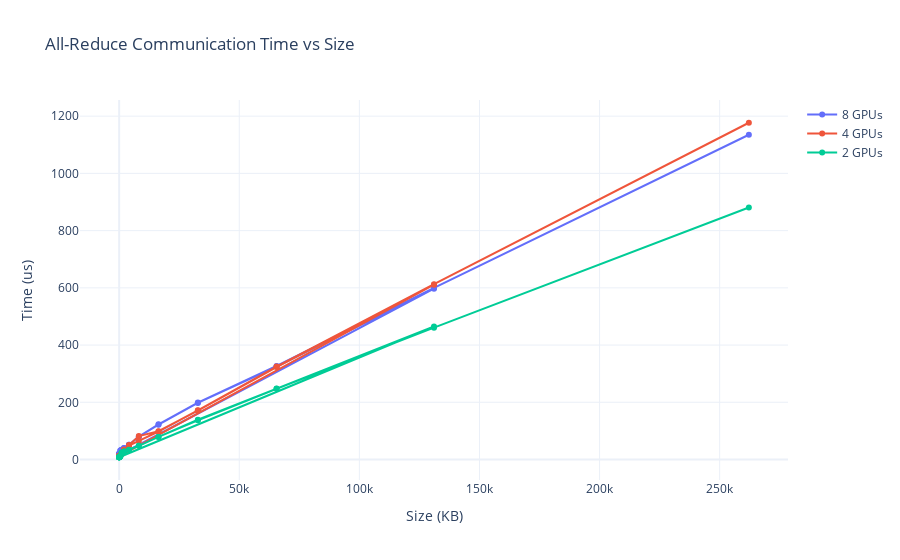

The notebook cell saved with this chart:
### Code cell
filename = "all_reduce.csv"
data = pd.read_csv(filename)
data.head()

import matplotlib.pyplot as plt

# Create figure and axis
plt.figure(figsize=(10, 6))

# Plot one line per num_gpus_per_node value
for n_gpus in data['num_gpus_per_node'].unique():
    subset = data[data['num_gpus_per_node'] == n_gpus]
    plt.plot(subset['size(kb)'], subset['time(us)'], 
             marker='o', label=f'{n_gpus} GPUs')

# Customize the plot
plt.title('All-Reduce Communication Time vs Size')
plt.xlabel('Size (KB)')
plt.ylabel('Time (us)')
plt.legend()
plt.grid(True)

# Display the plot
plt.savefig("all_reduce.png")

import plotly.express as px
import plotly.graph_objects as go

# Create plotly figure
fig = go.Figure()

# Add traces for each number of GPUs
for n_gpus in data['num_gpus_per_node'].unique():
    subset = data[data['num_gpus_per_node'] == n_gpus]
    fig.add_trace(
        go.Scatter(
            x=subset['size(kb)'],
            y=subset['time(us)'],
            mode='lines+markers',
            name=f'{n_gpus} GPUs'
        )
    )

# Update layout
fig.update_layout(
    title='All-Reduce Communication Time vs Size',
    xaxis_title='Size (KB)',
    yaxis_title='Time (us)',
    showlegend=True,
    template='plotly_white'
)

# Show the plot
fig.show()

### Figure 1 — Plotly figure (JSON) as saved in the notebook; plotly's stock layout.template omitted (floating-point values rounded to 4 significant figures)
{"data": [{"mode": "lines+markers", "name": "8 GPUs", "type": "scatter", "x": [0, 1, 2, 4, 8, 16, 32, 64, 128, 256, 512, 1024, 2048, 4096, 8192, 16384, 32768, 65536, 131072, 1, 2, 4, 8, 16, 32, 64, 128, 256, 512, 1024, 2048, 4096, 8192, 16384, 32768, 65536, 131072, 262144], "y": [14.0, 15.0, 16.0, 17.0, 18.0, 19.0, 20.0, 21.0, 21.0, 21.0, 32.0, 34.0, 40.0, 52.0, 80.0, 122.0, 198.0, 325.0, 597.0, 15.0, 16.0, 18.0, 18.0, 19.0, 20.0, 20.0, 21.0, 21.0, 32.0, 34.0, 40.0, 52.0, 80.0, 123.0, 199.0, 327.0, 600.0, 1135.0]}, {"mode": "lines+markers", "name": "4 GPUs", "type": "scatter", "x": [0, 1, 2, 4, 8, 16, 32, 64, 128, 256, 512, 1024, 2048, 4096, 8192, 16384, 32768, 65536, 131072, 1, 2, 4, 8, 16, 32, 64, 128, 256, 512, 1024, 2048, 4096, 8192, 16384, 32768, 65536, 131072, 262144], "y": [10.0, 11.0, 11.0, 12.0, 11.0, 13.0, 13.0, 13.0, 13.0, 14.0, 16.0, 20.0, 35.0, 51.0, 82.0, 99.0, 171.0, 323.0, 611.0, 11.0, 11.0, 11.0, 12.0, 12.0, 12.0, 13.0, 13.0, 13.0, 15.0, 19.0, 34.0, 49.0, 65.0, 98.0, 172.0, 325.0, 613.0, 1177.0]}, {"mode": "lines+markers", "name": "2 GPUs", "type": "scatter", "x": [0, 1, 2, 4, 8, 16, 32, 64, 128, 256, 512, 1024, 2048, 4096, 8192, 16384, 32768, 65536, 131072, 1, 2, 4, 8, 16, 32, 64, 128, 256, 512, 1024, 2048, 4096, 8192, 16384, 32768, 65536, 131072, 262144], "y": [8.0, 8.0, 8.0, 8.0, 8.0, 9.0, 9.0, 9.0, 9.0, 10.0, 12.0, 25.0, 28.0, 34.0, 48.0, 79.0, 139.0, 248.0, 465.0, 8.0, 8.0, 8.0, 8.0, 8.0, 9.0, 9.0, 9.0, 10.0, 11.0, 24.0, 28.0, 33.0, 48.0, 79.0, 137.0, 247.0, 461.0, 881.0]}], "layout": {"showlegend": true, "title": {"text": "All-Reduce Communication Time vs Size"}, "xaxis": {"title": {"text": "Size (KB)"}}, "yaxis": {"title": {"text": "Time (us)"}}}}
